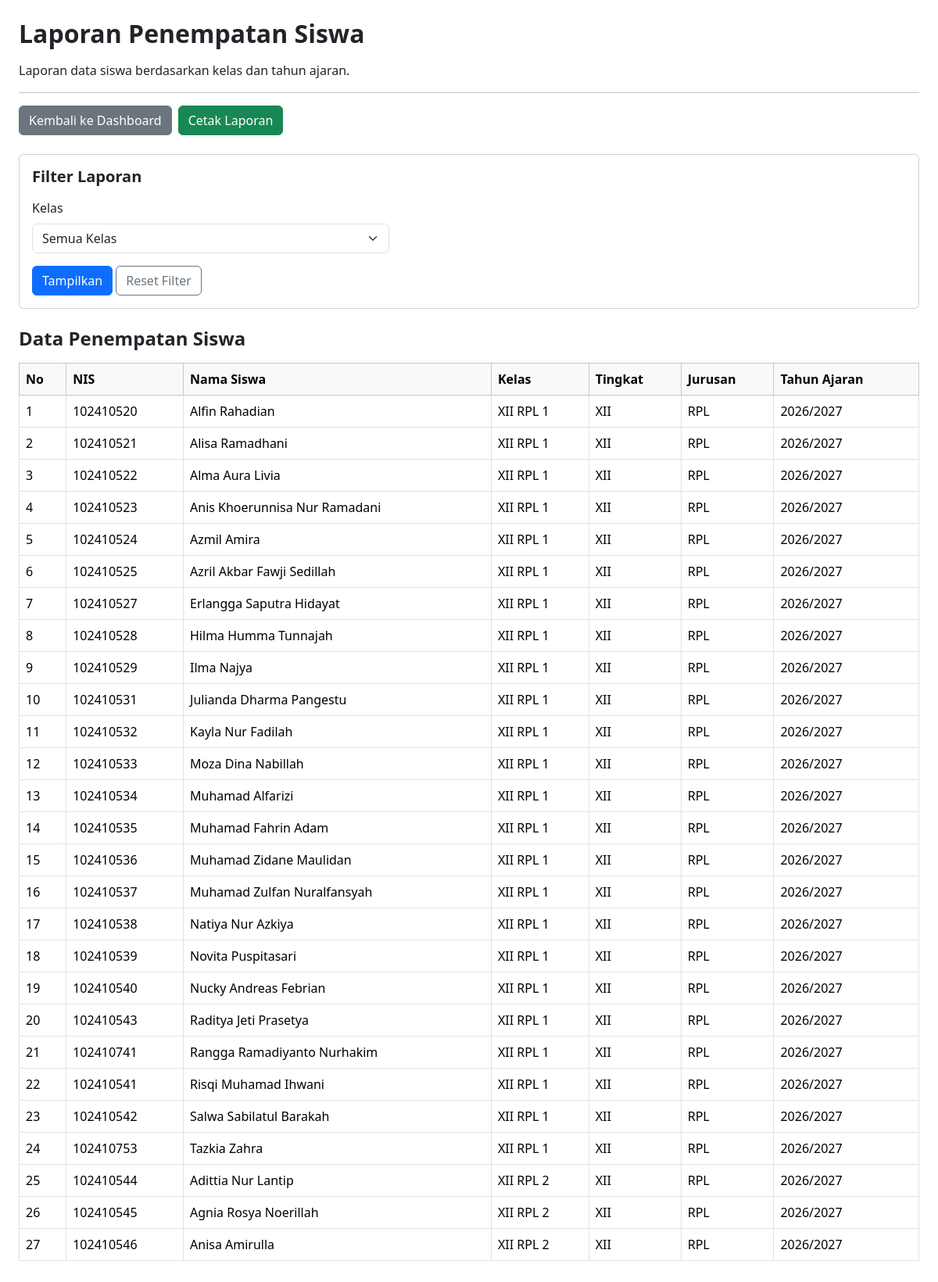
The page /laporan.php (signed in) on the database its author committed.
### tables this page shows
CREATE TABLE `t_siswa` (
  `id` int(11) NOT NULL,
  `nis` varchar(30) DEFAULT NULL,
  `nisn` varchar(20) NOT NULL,
  `nama` varchar(150) DEFAULT NULL,
  `jenis_kelamin` char(1) NOT NULL,
  `tanggal_lahir` date NOT NULL,
  `alamat` text NOT NULL,
  `status_aktif` tinyint(1) NOT NULL,
  `created_at` timestamp NOT NULL DEFAULT current_timestamp(),
  `updated_at` timestamp NOT NULL DEFAULT current_timestamp()
);

CREATE TABLE `t_kelas` (
  `id` int(11) NOT NULL,
  `nama` varchar(100) DEFAULT NULL,
  `tingkat` varchar(20) NOT NULL,
  `jurusan` varchar(100) NOT NULL,
  `tahun_ajaran_id` int(11) DEFAULT NULL,
  `status_aktif` tinyint(1) NOT NULL,
  `created_at` timestamp NOT NULL DEFAULT current_timestamp(),
  `updated_at` timestamp NOT NULL DEFAULT current_timestamp()
);

CREATE TABLE `t_tahun_ajaran` (
  `id` int(11) NOT NULL,
  `nama` varchar(20) DEFAULT NULL,
  `tanggal_mulai` date NOT NULL,
  `tanggal_selesai` date NOT NULL,
  `status_aktif` tinyint(1) NOT NULL,
  `created_at` timestamp NOT NULL DEFAULT current_timestamp(),
  `updated_at` timestamp NOT NULL DEFAULT current_timestamp()
);

### laporan.php (the view, shortened to what this page needs)
<?php
include 'config/koneksi.php';
$embed = isset($_GET['embed']) && $_GET['embed'] === '1';
$sql = "
    SELECT
        s.nis,
        s.nama AS nama_siswa,
        k.nama AS nama_kelas,
        k.tingkat,
        k.jurusan,
        ta.nama AS tahun_ajaran
    FROM t_kelas_siswa ks
    JOIN t_siswa s ON ks.siswa_id = s.id
    JOIN t_kelas k ON ks.kelas_id = k.id
    JOIN t_tahun_ajaran ta ON ks.tahun_ajaran_id = ta.id
    WHERE 1 = 1
";
$sql .= " ORDER BY k.nama ASC, s.nama ASC";
$query_laporan = mysqli_query($koneksi, $sql);
function e($value) {
    return htmlspecialchars((string) $value, ENT_QUOTES, 'UTF-8');
}
?>
<?php if (!$embed): ?>
<!DOCTYPE html>
<html lang="id">
<head>
    <link href="https://cdn.jsdelivr.net/npm/bootstrap@5.3.3/dist/css/bootstrap.min.css" rel="stylesheet">
    <link href="https://cdn.datatables.net/2.3.4/css/dataTables.bootstrap5.min.css" rel="stylesheet">
</head>
<body>
<?php else: ?>
<link href="https://cdn.datatables.net/2.3.4/css/dataTables.bootstrap5.min.css" rel="stylesheet">
<?php endif; ?>
<div class="container-fluid p-3 p-md-4 bg-white">
    <h2 class="fw-bold mb-3">Laporan Penempatan Siswa</h2>
    <p>Laporan data siswa berdasarkan kelas dan tahun ajaran.</p>
    <hr>
    <div class="d-flex flex-wrap gap-2 mb-4">
        <a href="dashboard.php?embed=1"
           class="btn btn-secondary"
           onclick="return kembaliDashboard(event)">
            Kembali ke Dashboard
        </a>
        <button type="button" class="btn btn-success" onclick="cetakLaporan()">
            Cetak Laporan
        </button>
    </div>
    <div class="card mb-4">
        <div class="card-body">
            <h5 class="fw-bold mb-3">Filter Laporan</h5>
            <form method="GET" action="laporan.php">
                <div class="row g-3">
                    <div class="col-12 col-md-5">
                        <label for="kelas_id" class="form-label">Kelas</label>
                        <select id="kelas_id"
                                name="kelas_id"
                                class="form-select">
                            <option value="0">Semua Kelas</option>
                        </select>
                    </div>
                    <div class="col-12">
                        <button type="submit" class="btn btn-primary">
                            Tampilkan
                        </button>
                        <a href="laporan.php<?= $embed ? '?embed=1' : '' ?>"
                           class="btn btn-outline-secondary">
                            Reset Filter
                        </a>
                    </div>
                </div>
            </form>
        </div>
    </div>
    <h4 class="fw-bold mb-3">Data Penempatan Siswa</h4>
    <div class="table-responsive">
        <table id="tabelLaporan"
               class="table table-bordered table-hover align-middle w-100">
            <thead class="table-light">
                <tr>
                    <th>No</th>
                    <th>NIS</th>
                    <th>Nama Siswa</th>
                    <th>Kelas</th>
                    <th>Tingkat</th>
                    <th>Jurusan</th>
                    <th>Tahun Ajaran</th>
                </tr>
            </thead>
            <tbody>
                <?php
                $no = 1;
                if (mysqli_num_rows($query_laporan) > 0):
                    while ($row = mysqli_fetch_assoc($query_laporan)):
                ?>
                    <tr>
                        <td><?= $no++ ?></td>
                        <td><?= e($row['nis'] ?? '') ?></td>
                        <td><?= e($row['nama_siswa'] ?? '') ?></td>
                        <td><?= e($row['nama_kelas'] ?? '') ?></td>
                        <td><?= e($row['tingkat'] ?? '') ?></td>
                        <td><?= e($row['jurusan'] ?? '') ?></td>
                        <td><?= e($row['tahun_ajaran'] ?? '') ?></td>
                    </tr>
                <?php
                    endwhile;
                endif; ?>
            </tbody>
        </table>
    </div>
</div>
<?php if (!$embed): ?>
</body>
</html>
<?php endif; ?>

### rows shown on the page
t_siswa: nis "102410520", nama "Alfin Rahadian", t_kelas.nama "XII RPL 1", t_kelas.tingkat "XII", t_kelas.jurusan "RPL", t_tahun_ajaran.nama "2026/2027"
t_siswa: nis "102410521", nama "Alisa Ramadhani", t_kelas.nama "XII RPL 1", t_kelas.tingkat "XII", t_kelas.jurusan "RPL", t_tahun_ajaran.nama "2026/2027"
t_siswa: nis "102410522", nama "Alma Aura Livia", t_kelas.nama "XII RPL 1", t_kelas.tingkat "XII", t_kelas.jurusan "RPL", t_tahun_ajaran.nama "2026/2027"
t_siswa: nis "102410523", nama "Anis Khoerunnisa Nur Ramadani", t_kelas.nama "XII RPL 1", t_kelas.tingkat "XII", t_kelas.jurusan "RPL", t_tahun_ajaran.nama "2026/2027"
t_siswa: nis "102410524", nama "Azmil Amira", t_kelas.nama "XII RPL 1", t_kelas.tingkat "XII", t_kelas.jurusan "RPL", t_tahun_ajaran.nama "2026/2027"
t_siswa: nis "102410525", nama "Azril Akbar Fawji Sedillah", t_kelas.nama "XII RPL 1", t_kelas.tingkat "XII", t_kelas.jurusan "RPL", t_tahun_ajaran.nama "2026/2027"
t_siswa: nis "102410527", nama "Erlangga Saputra Hidayat", t_kelas.nama "XII RPL 1", t_kelas.tingkat "XII", t_kelas.jurusan "RPL", t_tahun_ajaran.nama "2026/2027"
t_siswa: nis "102410528", nama "Hilma Humma Tunnajah", t_kelas.nama "XII RPL 1", t_kelas.tingkat "XII", t_kelas.jurusan "RPL", t_tahun_ajaran.nama "2026/2027"
t_siswa: nis "102410529", nama "Ilma Najya", t_kelas.nama "XII RPL 1", t_kelas.tingkat "XII", t_kelas.jurusan "RPL", t_tahun_ajaran.nama "2026/2027"
t_siswa: nis "102410531", nama "Julianda Dharma Pangestu", t_kelas.nama "XII RPL 1", t_kelas.tingkat "XII", t_kelas.jurusan "RPL", t_tahun_ajaran.nama "2026/2027"
t_siswa: nis "102410532", nama "Kayla Nur Fadilah", t_kelas.nama "XII RPL 1", t_kelas.tingkat "XII", t_kelas.jurusan "RPL", t_tahun_ajaran.nama "2026/2027"
t_siswa: nis "102410533", nama "Moza Dina Nabillah", t_kelas.nama "XII RPL 1", t_kelas.tingkat "XII", t_kelas.jurusan "RPL", t_tahun_ajaran.nama "2026/2027"
t_siswa: nis "102410534", nama "Muhamad Alfarizi", t_kelas.nama "XII RPL 1", t_kelas.tingkat "XII", t_kelas.jurusan "RPL", t_tahun_ajaran.nama "2026/2027"
t_siswa: nis "102410535", nama "Muhamad Fahrin Adam", t_kelas.nama "XII RPL 1", t_kelas.tingkat "XII", t_kelas.jurusan "RPL", t_tahun_ajaran.nama "2026/2027"
t_siswa: nis "102410536", nama "Muhamad Zidane Maulidan", t_kelas.nama "XII RPL 1", t_kelas.tingkat "XII", t_kelas.jurusan "RPL", t_tahun_ajaran.nama "2026/2027"
t_siswa: nis "102410537", nama "Muhamad Zulfan Nuralfansyah", t_kelas.nama "XII RPL 1", t_kelas.tingkat "XII", t_kelas.jurusan "RPL", t_tahun_ajaran.nama "2026/2027"
t_siswa: nis "102410538", nama "Natiya Nur Azkiya", t_kelas.nama "XII RPL 1", t_kelas.tingkat "XII", t_kelas.jurusan "RPL", t_tahun_ajaran.nama "2026/2027"
t_siswa: nis "102410539", nama "Novita Puspitasari", t_kelas.nama "XII RPL 1", t_kelas.tingkat "XII", t_kelas.jurusan "RPL", t_tahun_ajaran.nama "2026/2027"
t_siswa: nis "102410540", nama "Nucky Andreas Febrian", t_kelas.nama "XII RPL 1", t_kelas.tingkat "XII", t_kelas.jurusan "RPL", t_tahun_ajaran.nama "2026/2027"
t_siswa: nis "102410543", nama "Raditya Jeti Prasetya", t_kelas.nama "XII RPL 1", t_kelas.tingkat "XII", t_kelas.jurusan "RPL", t_tahun_ajaran.nama "2026/2027"
t_siswa: nis "102410741", nama "Rangga Ramadiyanto Nurhakim", t_kelas.nama "XII RPL 1", t_kelas.tingkat "XII", t_kelas.jurusan "RPL", t_tahun_ajaran.nama "2026/2027"
t_siswa: nis "102410541", nama "Risqi Muhamad Ihwani", t_kelas.nama "XII RPL 1", t_kelas.tingkat "XII", t_kelas.jurusan "RPL", t_tahun_ajaran.nama "2026/2027"
t_siswa: nis "102410542", nama "Salwa Sabilatul Barakah", t_kelas.nama "XII RPL 1", t_kelas.tingkat "XII", t_kelas.jurusan "RPL", t_tahun_ajaran.nama "2026/2027"
t_siswa: nis "102410753", nama "Tazkia Zahra", t_kelas.nama "XII RPL 1", t_kelas.tingkat "XII", t_kelas.jurusan "RPL", t_tahun_ajaran.nama "2026/2027"
t_siswa: nis "102410544", nama "Adittia Nur Lantip", t_kelas.nama "XII RPL 2", t_kelas.tingkat "XII", t_kelas.jurusan "RPL", t_tahun_ajaran.nama "2026/2027"
t_siswa: nis "102410545", nama "Agnia Rosya Noerillah", t_kelas.nama "XII RPL 2", t_kelas.tingkat "XII", t_kelas.jurusan "RPL", t_tahun_ajaran.nama "2026/2027"
t_siswa: nis "102410546", nama "Anisa Amirulla", t_kelas.nama "XII RPL 2", t_kelas.tingkat "XII", t_kelas.jurusan "RPL", t_tahun_ajaran.nama "2026/2027"
